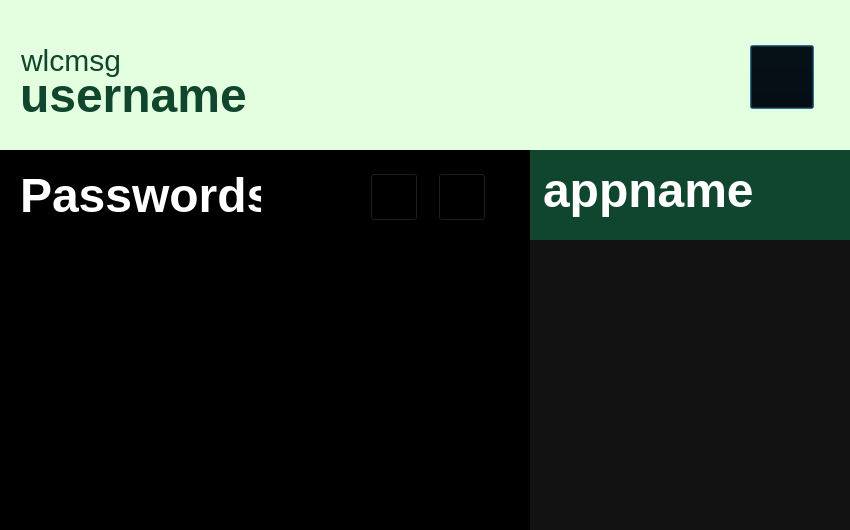
<?xml version="1.0" encoding="UTF-8"?>
<ui version="4.0">
 <class>Dialog</class>
 <widget class="QDialog" name="Dialog">
  <property name="geometry">
   <rect>
    <x>0</x>
    <y>0</y>
    <width>850</width>
    <height>530</height>
   </rect>
  </property>
  <property name="windowTitle">
   <string>Vault8 | SignUp</string>
  </property>
  <widget class="QWidget" name="DashboardScreen" native="true">
   <property name="geometry">
    <rect>
     <x>0</x>
     <y>0</y>
     <width>850</width>
     <height>530</height>
    </rect>
   </property>
   <property name="styleSheet">
    <string notr="true">#cbody{background-color:#000}</string>
   </property>
   <widget class="QLabel" name="header">
    <property name="geometry">
     <rect>
      <x>0</x>
      <y>0</y>
      <width>850</width>
      <height>150</height>
     </rect>
    </property>
    <property name="styleSheet">
     <string notr="true">#header{background-color:#E4FFDF;}</string>
    </property>
    <property name="text">
     <string/>
    </property>
   </widget>
   <widget class="QLabel" name="cbody">
    <property name="geometry">
     <rect>
      <x>0</x>
      <y>150</y>
      <width>530</width>
      <height>380</height>
     </rect>
    </property>
    <property name="text">
     <string/>
    </property>
   </widget>
   <widget class="QLabel" name="sbody">
    <property name="geometry">
     <rect>
      <x>530</x>
      <y>150</y>
      <width>322</width>
      <height>380</height>
     </rect>
    </property>
    <property name="styleSheet">
     <string notr="true">#sbody{background-color:#121212}</string>
    </property>
    <property name="text">
     <string/>
    </property>
   </widget>
   <widget class="QLabel" name="wlcmsg">
    <property name="geometry">
     <rect>
      <x>21</x>
      <y>40</y>
      <width>121</width>
      <height>41</height>
     </rect>
    </property>
    <property name="styleSheet">
     <string notr="true">#wlcmsg{color: #0F462D; font-size: 30px; font-weight: 150;}</string>
    </property>
    <property name="text">
     <string>wlcmsg</string>
    </property>
   </widget>
   <widget class="QLabel" name="usrnm">
    <property name="geometry">
     <rect>
      <x>20</x>
      <y>70</y>
      <width>501</width>
      <height>51</height>
     </rect>
    </property>
    <property name="styleSheet">
     <string notr="true">#usrnm{color: #0F462D; font-size: 48px; font-weight: 500;}</string>
    </property>
    <property name="text">
     <string>username</string>
    </property>
   </widget>
   <widget class="QLabel" name="pwdlabel">
    <property name="geometry">
     <rect>
      <x>20</x>
      <y>170</y>
      <width>241</width>
      <height>51</height>
     </rect>
    </property>
    <property name="styleSheet">
     <string notr="true">#pwdlabel{color: #FFF; font-size: 48px; font-weight: 500;}</string>
    </property>
    <property name="text">
     <string>Passwords</string>
    </property>
   </widget>
   <widget class="QLabel" name="appname">
    <property name="geometry">
     <rect>
      <x>530</x>
      <y>150</y>
      <width>322</width>
      <height>90</height>
     </rect>
    </property>
    <property name="styleSheet">
     <string notr="true">#appname{background-color:#0F462D; color: #FFF; font-size: 48px; font-weight: 500; padding: 5px, 15px, 0 ,0 }</string>
    </property>
    <property name="text">
     <string>appname</string>
    </property>
   </widget>
   <widget class="QPushButton" name="logoutbtn">
    <property name="geometry">
     <rect>
      <x>750</x>
      <y>45</y>
      <width>64</width>
      <height>64</height>
     </rect>
    </property>
    <property name="whatsThis">
     <string>Logout</string>
    </property>
    <property name="styleSheet">
     <string notr="true">#logoutbtn{background-color: #00000000;}</string>
    </property>
    <property name="text">
     <string/>
    </property>
    <property name="icon">
     <iconset resource="Resources.qrc">
      <normaloff>:/Icons/Resources/logout_icon.png</normaloff>:/Icons/Resources/logout_icon.png</iconset>
    </property>
    <property name="iconSize">
     <size>
      <width>40</width>
      <height>40</height>
     </size>
    </property>
   </widget>
   <widget class="QPushButton" name="addbtn">
    <property name="geometry">
     <rect>
      <x>370</x>
      <y>173</y>
      <width>48</width>
      <height>48</height>
     </rect>
    </property>
    <property name="whatsThis">
     <string>Logout</string>
    </property>
    <property name="styleSheet">
     <string notr="true">#addbtn{background-color: #00000000;}</string>
    </property>
    <property name="text">
     <string/>
    </property>
    <property name="icon">
     <iconset resource="Resources.qrc">
      <normaloff>:/Icons/Resources/add_icon.png</normaloff>:/Icons/Resources/add_icon.png</iconset>
    </property>
    <property name="iconSize">
     <size>
      <width>40</width>
      <height>40</height>
     </size>
    </property>
   </widget>
   <widget class="QPushButton" name="removebtn">
    <property name="geometry">
     <rect>
      <x>438</x>
      <y>173</y>
      <width>48</width>
      <height>48</height>
     </rect>
    </property>
    <property name="whatsThis">
     <string>Logout</string>
    </property>
    <property name="styleSheet">
     <string notr="true">#removebtn{background-color: #00000000;}</string>
    </property>
    <property name="text">
     <string/>
    </property>
    <property name="icon">
     <iconset resource="Resources.qrc">
      <normaloff>:/Icons/Resources/remove_icon.png</normaloff>:/Icons/Resources/remove_icon.png</iconset>
    </property>
    <property name="iconSize">
     <size>
      <width>40</width>
      <height>40</height>
     </size>
    </property>
   </widget>
  </widget>
 </widget>
 <resources>
  <include location="Resources.qrc"/>
 </resources>
 <connections/>
</ui>
